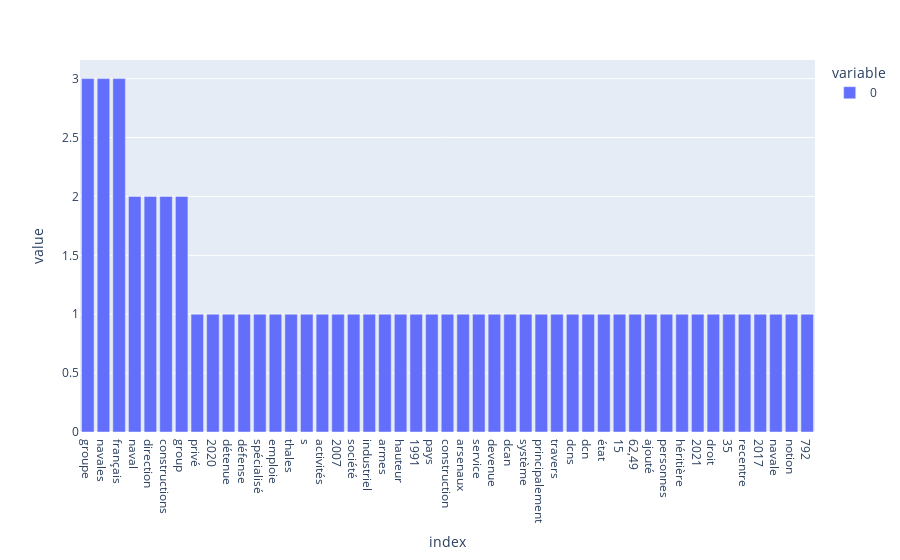

Notebook code cell kept with this figure:
### Markdown cell above
**Exercice** : en utilisant la fonction `show_most_frequent_tokens`, afficher la liste des tokens les plus fréquent dans le texte.

### Code cell
show_most_frequent_tokens(tokens_normalized)

### Figure 1 — Plotly figure (JSON) as saved in the notebook; plotly's stock layout.template omitted (floating-point values rounded to 4 significant figures)
{"data": [{"alignmentgroup": "True", "hovertemplate": "variable=0<br>index=%{x}<br>value=%{y}<extra></extra>", "legendgroup": "0", "marker": {"color": "#636efa", "pattern": {"shape": ""}}, "name": "0", "offsetgroup": "0", "orientation": "v", "showlegend": true, "textposition": "auto", "type": "bar", "x": ["groupe", "navales", "français", "naval", "direction", "constructions", "group", "privé", "2020", "détenue", "défense", "spécialisé", "emploie", "thales", "s", "activités", "2007", "société", "industriel", "armes", "hauteur", "1991", "pays", "construction", "arsenaux", "service", "devenue", "dcan", "système", "principalement", "travers", "dcns", "dcn", "état", "15", "62,49", "ajouté", "personnes", "héritière", "2021", "droit", "35", "recentre", "2017", "navale", "notion", "792"], "xaxis": "x", "y": [3, 3, 3, 2, 2, 2, 2, 1, 1, 1, 1, 1, 1, 1, 1, 1, 1, 1, 1, 1, 1, 1, 1, 1, 1, 1, 1, 1, 1, 1, 1, 1, 1, 1, 1, 1, 1, 1, 1, 1, 1, 1, 1, 1, 1, 1, 1], "yaxis": "y"}], "layout": {"barmode": "relative", "legend": {"title": {"text": "variable"}, "tracegroupgap": 0}, "margin": {"t": 60}, "xaxis": {"anchor": "y", "domain": [0, 1], "title": {"text": "index"}}, "yaxis": {"anchor": "x", "domain": [0, 1], "title": {"text": "value"}}}}
